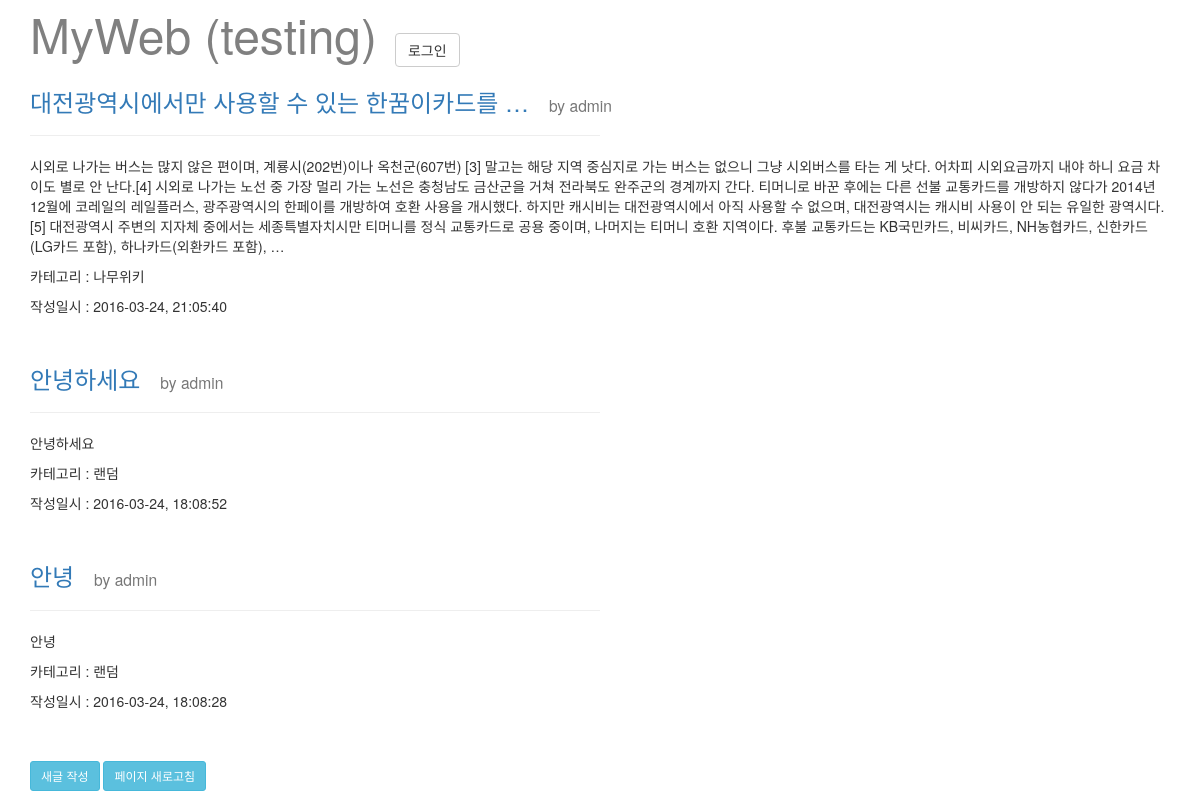
The page / on the database its author committed.
### blog/models.py (models this page shows, shortened)
class Post(models.Model):
    user = models.ForeignKey(settings.AUTH_USER_MODEL) # 유저만이 글을 쓸 수 있음
    title = models.CharField(max_length=200, db_index=True)
    content = models.TextField(blank=False) # 제한이 없는 아주 큰 문자열
    photo = models.ImageField(blank=True, null=True)
    created_at = models.DateTimeField(auto_now_add=True) # 처음 데이터가 들어갈때 생성 일시가 자동으로 들어가도록
    updated_at = models.DateTimeField(auto_now=True) # 저장 시점의 일시 정보를 입력
    tag = models.ManyToManyField('Tag', blank=True) # 'Tag' 모델 클래스의 이름을 문자열로 하는 이유는 장고가 나중에 처리하도록 하기 위해서. 문자열이 아닐 경우 Post 클래스보다 앞에 있어야 함.
    category = models.ForeignKey('Category', blank=False, null=False) # blank는 폼에서 사용하는 것 null은 db에서 사용하는 것
    is_model_field = False
    class Meta: # 디폴트 정렬 기준 설정 - 가장 최근글 우선
        ordering = ('-created_at', '-pk')

class Category(models.Model):
    name = models.CharField(max_length=40)

### blog/views.py (the view)
# urls.py: url(r'^$', blog_views.list_posts, name='list_posts'),
def list_posts(request):
    per_page = 3
    current_page = int(request.GET.get('page', 1)) # page가 있으면 값을 가져오고 없으면 1을 가져온다.
    all_posts = Post.objects.select_related().prefetch_related().all()
    pagi = Paginator(all_posts, per_page)
    try:
        pg = pagi.page(current_page)
    except PageNotAnInteger:
        pg = pagi.page(1)
    except EmptyPage:
        pg = []
        raise Http404("해당 페이지가 존재하지 않습니다.") # 404 에러 페이지로 이동
    return render(request, 'list_posts.html', {
        'posts': pg,
    })

### blog/templates/list_posts.html (shortened to what this page needs)
{% extends 'blog_layout.html' %}
{% load bootstrap3 %}
{% block content %}
    {% for post in posts %}
    <div class="post_container">
        <h3><a href="{% url 'view_post' pk=post.pk %}">{{ post.title | truncatewords:"5" }}</a><small >&emsp;  by {{ post.user }}</small></h3>
        <hr width="50%" align="left" />
        <div class="post_content">
            <p>{{ post.content | truncatewords:"100" }}</p>
        </div>
        <div>
            <p>카테고리 : {{ post.category.name }}</p>
            <p>작성일시 : {{ post.created_at | date:"Y-m-d, H:i:s" }}</p>
        </div><br>
    </div>
    {% empty %}
        <p>글이 전혀 없습니다.</p>
    {% endfor %}
    <br>
    <a href="{% url 'create_post' %}">
        <button type="button" class="btn btn-info btn-sm">새글 작성</button>
    </a>
    <a href="{% url 'list_posts' %}">
        <button type="button" class="btn btn-info btn-sm">페이지 새로고침</button>
    </a>
    <br>
{% endblock %}

### rows shown on the page
Post: title "대전광역시에서만 사용할 수 있는 한꿈이카드를 …", user "admin", content "시외로 나가는 버스는 많지 않은 편이며, 계룡시(202번)이나 옥천군(607번) [3] 말고는 해당 지역 중심지로 가는 버스는 없으니 그냥 시외버스를 타는 게 낫다. 어차피 시외요금까지 내야 하니 요금 차이도 별로 안 난다.[4] 시외로 나가는 노선 중 가장 멀리 가는 노선은 충청남도 금산군을 거쳐 전라북도 완주군의 경계까지 간다. 티머니로 바꾼 후에는 다른 선불 교통카드를 개방하지 않다가 2014년 12월에 코레일의 레일플러스, 광주광역시의 한페이를 개방하여 호환 사용을 개시했다. 하지만 캐시비는 대전광역시에서 아직 사용할 수 없으며, 대전광역시는 캐시비 사용이 안 되는 유일한 광역시다.[5] 대전광역시 주변의 지자체 중에서는 세종특별자치시만 티머니를 정식 교통카드로 공용 중이며, 나머지는 티머니 호환 지역이다. 후불 교통카드는 KB국민카드, 비씨카드, NH농협카드, 신한카드(LG카드 포함), 하나카드(외환카드 포함), …", category.name "나무위키", created_at "2016-03-24, 21:05:40"
Post: title "안녕하세요", user "admin", content "안녕하세요", category.name "랜덤", created_at "2016-03-24, 18:08:52"
Post: title "안녕", user "admin", content "안녕", category.name "랜덤", created_at "2016-03-24, 18:08:28"
